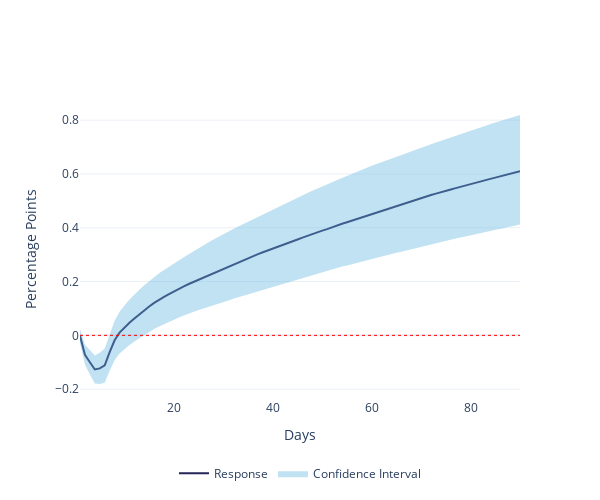

The cell this chart's notebook holds for it:
### Markdown cell above
#### Uncertainty Sentiment Shock $\to$ Inflation

### Code cell
inflation_sentiment = plot_irf(irf_inf_sent.loc[0:90, :], y_axis_name='Percentage Points')
inflation_sentiment.write_image('./images/inflation_sentiment.png', format='png', scale=5)

### Figure 1 — Plotly figure (JSON) as saved in the notebook; plotly's stock layout.template omitted (floating-point values rounded to 4 significant figures; data arrays with more than 128 entries replaced by an {"elided": "..."} marker saying what was removed)
{"data": [{"line": {"color": "#242458", "width": 2}, "mode": "lines", "name": "Response", "type": "scatter", "x": [1, 2, 3, 4, 5, 6, 7, 8, 9, 10, 11, 12, 13, 14, 15, 16, 17, 18, 19, 20, 21, 22, 23, 24, 25, 26, 27, 28, 29, 30, 31, 32, 33, 34, 35, 36, 37, 38, 39, 40, 41, 42, 43, 44, 45, 46, 47, 48, 49, 50, 51, 52, 53, 54, 55, 56, 57, 58, 59, 60, 61, 62, 63, 64, 65, 66, 67, 68, 69, 70, 71, 72, 73, 74, 75, 76, 77, 78, 79, 80, 81, 82, 83, 84, 85, 86, 87, 88, 89, 90], "y": [-0.001829, -0.07215, -0.1002, -0.1269, -0.1228, -0.1112, -0.06221, -0.01836, 0.01003, 0.02959, 0.04704, 0.06291, 0.0784, 0.09334, 0.107, 0.1206, 0.1328, 0.1429, 0.1531, 0.1634, 0.1736, 0.1825, 0.1909, 0.1989, 0.2083, 0.2166, 0.2252, 0.2329, 0.2402, 0.2481, 0.2562, 0.2638, 0.2717, 0.2794, 0.2874, 0.2949, 0.302, 0.3088, 0.316, 0.3232, 0.3302, 0.3372, 0.3435, 0.3498, 0.3564, 0.3632, 0.3702, 0.3769, 0.383, 0.3892, 0.3951, 0.4022, 0.4083, 0.4148, 0.4205, 0.4265, 0.4324, 0.4395, 0.4457, 0.4518, 0.4582, 0.4646, 0.47, 0.4754, 0.4815, 0.4871, 0.4933, 0.499, 0.5043, 0.5103, 0.5163, 0.5216, 0.5269, 0.5311, 0.5367, 0.5422, 0.5474, 0.5527, 0.5576, 0.5624, 0.567, 0.5715, 0.5765, 0.5817, 0.5865, 0.5913, 0.5961, 0.6011, 0.6056, 0.6104]}, {"fill": "toself", "fillcolor": "rgba(101, 183, 222, 0.4)", "hoverinfo": "skip", "line": {"color": "rgba(248,232,160,0)"}, "name": "Confidence Interval", "type": "scatter", "x": {"elided": "180 int values"}, "y": {"elided": "180 float values"}}, {"line": {"color": "red", "dash": "dot", "width": 1}, "mode": "lines", "showlegend": false, "type": "scatter", "x": [1, 90], "y": [0, 0]}], "layout": {"height": 500, "legend": {"orientation": "h", "x": 0.5, "xanchor": "center", "y": -0.2, "yanchor": "top"}, "width": 600, "xaxis": {"showgrid": false, "title": {"text": "Days"}}, "yaxis": {"title": {"text": "Percentage Points"}}}}
